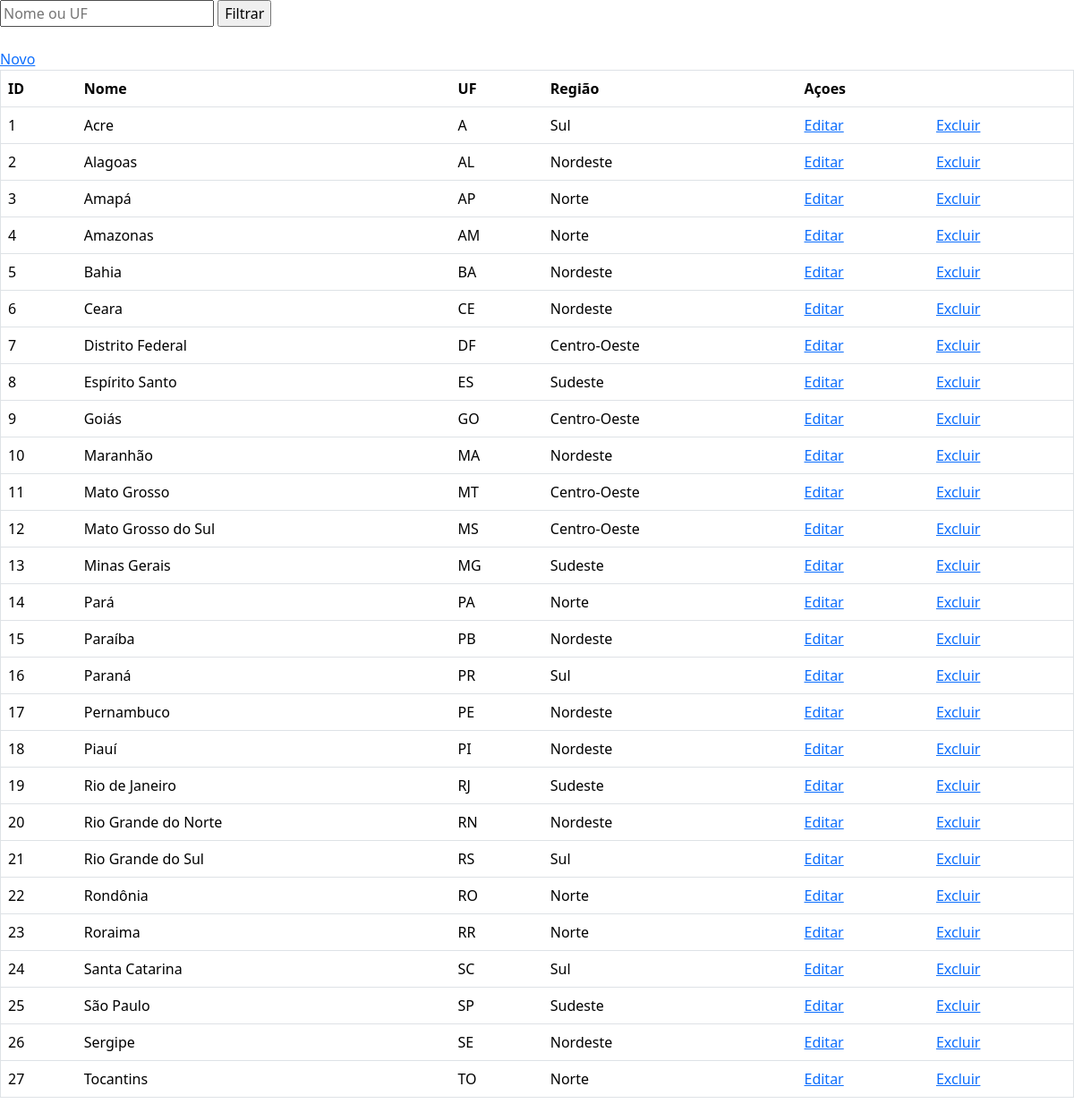
The app's page /BDpetcare/estado/estado.php with its own data.
### tables this page shows
CREATE TABLE `tb_estado` (
  `id_estado` int(11) NOT NULL,
  `uf_a` int(11) NOT NULL,
  `nome` varchar(55) NOT NULL,
  `uf` varchar(2) NOT NULL,
  `regiao_id` int(11) NOT NULL
);

CREATE TABLE `tb_regiao` (
  `id_regiao` int(11) NOT NULL,
  `nm_regiao` varchar(55) NOT NULL
);

### BDpetcare/estado/estado.php (the view, shortened to what this page needs)
<!DOCTYPE html>
<html lang="en">
<head>
    <link href="https://cdn.jsdelivr.net/npm/bootstrap@5.3.3/dist/css/bootstrap.min.css" rel="stylesheet">
</head>
    <?php
   include('../config/conecta.php');
    $sql=$conn->prepare("SELECT e.*,r.* FROM tb_estado e LEFT JOIN tb_regiao r ON r.id_regiao=e.regiao_id LIMIT 30");
    $sql-> execute();
    $result=$sql->fetchAll();
    ?>
<body>
<form action="" method="post">
    <input type="text" name="busca" id="busca" placeholder="Nome ou UF">
    <input type="submit" value="Filtrar">
</form>
<br>
    <a href="adicionar.php">Novo</a>
    <table class="table" border="1">
        <thead>
                <tr>
                <th> ID </th>
                <th> Nome </th>
                <th> UF </th>
                <th> Região </th>
                <th colspan="3">Açoes</th>
                </tr>
        </thead>
        <tbody>
            <?php
            foreach($result as $linha) {
                echo "<tr>";
                echo "<td>".$linha['id_estado']. "</td>";
                echo "<td>".$linha['nome']. "</td>";
                echo "<td>".$linha['uf']. "</td>";
                echo "<td>".$linha['nm_regiao']. "</td>";
                ?>
                <td> <a href="editar.php?id= <?php echo $linha['id_estado'] ?>"> Editar </a> </td>
                <td> <a href="excluir.php?id= <?php echo $linha['id_estado'] ?>"> Excluir </a> </td>
            <?php
                echo "</tr>";
            } ?>
        </tbody>
</table>
</body>
</html>

### records on screen
tb_estado: id_estado "1", nome "Acre", uf "A", regiao.nm_regiao "Sul"
tb_estado: id_estado "2", nome "Alagoas", uf "AL", regiao.nm_regiao "Nordeste"
tb_estado: id_estado "3", nome "Amapá", uf "AP", regiao.nm_regiao "Norte"
tb_estado: id_estado "4", nome "Amazonas", uf "AM", regiao.nm_regiao "Norte"
tb_estado: id_estado "5", nome "Bahia", uf "BA", regiao.nm_regiao "Nordeste"
tb_estado: id_estado "6", nome "Ceara", uf "CE", regiao.nm_regiao "Nordeste"
tb_estado: id_estado "7", nome "Distrito Federal", uf "DF", regiao.nm_regiao "Centro-Oeste"
tb_estado: id_estado "8", nome "Espírito Santo", uf "ES", regiao.nm_regiao "Sudeste"
tb_estado: id_estado "9", nome "Goiás", uf "GO", regiao.nm_regiao "Centro-Oeste"
tb_estado: id_estado "10", nome "Maranhão", uf "MA", regiao.nm_regiao "Nordeste"
tb_estado: id_estado "11", nome "Mato Grosso", uf "MT", regiao.nm_regiao "Centro-Oeste"
tb_estado: id_estado "12", nome "Mato Grosso do Sul", uf "MS", regiao.nm_regiao "Centro-Oeste"
tb_estado: id_estado "13", nome "Minas Gerais", uf "MG", regiao.nm_regiao "Sudeste"
tb_estado: id_estado "14", nome "Pará", uf "PA", regiao.nm_regiao "Norte"
tb_estado: id_estado "15", nome "Paraíba", uf "PB", regiao.nm_regiao "Nordeste"
tb_estado: id_estado "16", nome "Paraná", uf "PR", regiao.nm_regiao "Sul"
tb_estado: id_estado "17", nome "Pernambuco", uf "PE", regiao.nm_regiao "Nordeste"
tb_estado: id_estado "18", nome "Piauí", uf "PI", regiao.nm_regiao "Nordeste"
tb_estado: id_estado "19", nome "Rio de Janeiro", uf "RJ", regiao.nm_regiao "Sudeste"
tb_estado: id_estado "20", nome "Rio Grande do Norte", uf "RN", regiao.nm_regiao "Nordeste"
tb_estado: id_estado "21", nome "Rio Grande do Sul", uf "RS", regiao.nm_regiao "Sul"
tb_estado: id_estado "22", nome "Rondônia", uf "RO", regiao.nm_regiao "Norte"
tb_estado: id_estado "23", nome "Roraima", uf "RR", regiao.nm_regiao "Norte"
tb_estado: id_estado "24", nome "Santa Catarina", uf "SC", regiao.nm_regiao "Sul"
tb_estado: id_estado "25", nome "São Paulo", uf "SP", regiao.nm_regiao "Sudeste"
tb_estado: id_estado "26", nome "Sergipe", uf "SE", regiao.nm_regiao "Nordeste"
tb_estado: id_estado "27", nome "Tocantins", uf "TO", regiao.nm_regiao "Norte"
